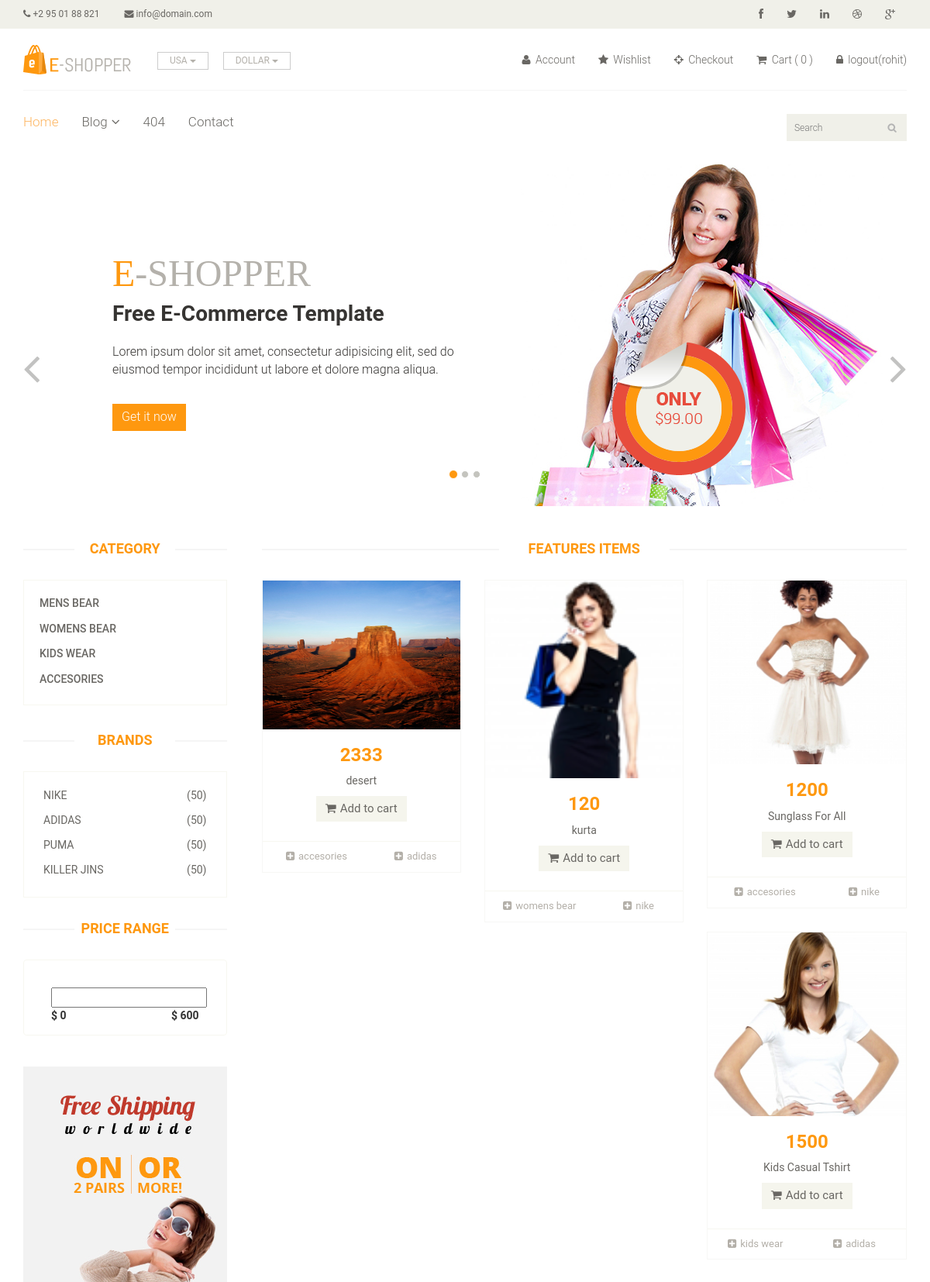
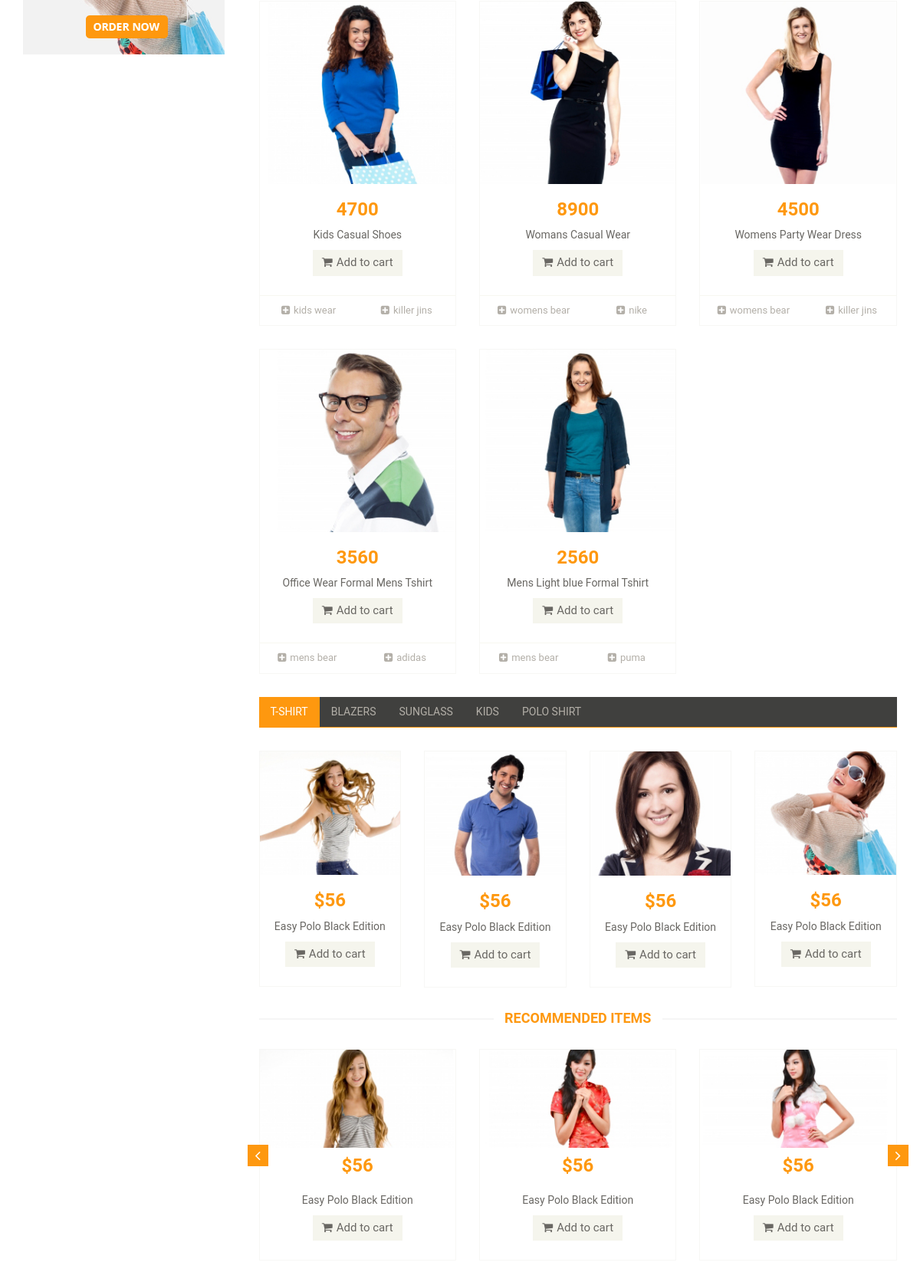
Screenshot of /project/index.php (signed in, upper part) with the database file from the repository (2 pictures, top to bottom).
### tables this page shows
CREATE TABLE `categories` (
  `ca_id` int(11) NOT NULL,
  `ca_name` varchar(100) NOT NULL,
  `ca_time` timestamp NOT NULL DEFAULT CURRENT_TIMESTAMP ON UPDATE CURRENT_TIMESTAMP
);

CREATE TABLE `brands` (
  `br_id` int(11) NOT NULL,
  `br_name` varchar(100) NOT NULL,
  `br_time` timestamp NOT NULL DEFAULT CURRENT_TIMESTAMP ON UPDATE CURRENT_TIMESTAMP
);

CREATE TABLE `products` (
  `pro_id` int(11) NOT NULL,
  `pro_name` varchar(100) DEFAULT NULL,
  `pro_price` decimal(8,2) DEFAULT NULL,
  `pro_discount` tinyint(4) DEFAULT NULL,
  `pro_description` longtext,
  `pro_caid` int(11) DEFAULT NULL,
  `pro_brid` int(11) DEFAULT NULL,
  `pro_path` text,
  `pro_time` timestamp NOT NULL DEFAULT CURRENT_TIMESTAMP ON UPDATE CURRENT_TIMESTAMP
);

### project/index.php (the view, shortened to what this page needs)
<?php
require_once 'header.php';
require_once 'slider.php';
 ?>
	<section>
		<div class="container">
			<div class="row">
				<div class="col-sm-3">
					<?php
require_once 'sidebar.php';
					 ?>
					</div>
				</div>
				<div class="col-sm-9 padding-right">
					<div class="features_items">
						<h2 class="title text-center">Features Items</h2>
<?php
$str ="select pro_id,pro_name,pro_price,pro_discount,pro_description,pro_path,br_name,ca_name from brands,categories,products where br_id=pro_brid and ca_id=pro_caid order by pro_id desc";
$res=mysqli_query($conn,$str) or die(mysqli_error($conn));
 if($res->num_rows>0):
 	while($ans=$res->fetch_array(MYSQLI_ASSOC)):
 ?>
						<div class="col-sm-4">
							<div class="product-image-wrapper">
								<div class="single-products">
										<div class="productinfo text-center">
<img src="<?php echo $ans['pro_path'];  ?>" alt="" />
<h2><?php echo round($ans['pro_price']) ;?></h2>
<p><?php echo $ans['pro_name']; ?></p>
											<a href="#" class="btn btn-default add-to-cart"><i class="fa fa-shopping-cart"></i>Add to cart</a>
										</div>
										<div class="product-overlay">
											<div class="overlay-content">
											</div>
										</div>
								</div>
								<div class="choose">
									<ul class="nav nav-pills nav-justified">
										<li><a href="#"><i class="fa fa-plus-square"></i><?php echo $ans['ca_name']; ?></a></li>
										<li><a href="#"><i class="fa fa-plus-square"></i><?php echo $ans['br_name']; ?></a></li>
									</ul>
								</div>
							</div>
						</div>
<?php
endwhile;
endif;
 ?>
					</div>
					<div class="category-tab">
						<div class="col-sm-12">
							<ul class="nav nav-tabs">
								<li class="active"><a href="#tshirt" data-toggle="tab">T-Shirt</a></li>
								<li><a href="#blazers" data-toggle="tab">Blazers</a></li>
								<li><a href="#sunglass" data-toggle="tab">Sunglass</a></li>
								<li><a href="#kids" data-toggle="tab">Kids</a></li>
								<li><a href="#poloshirt" data-toggle="tab">Polo shirt</a></li>
							</ul>
						</div>
						<div class="tab-content">
							<div class="tab-pane fade active in" id="tshirt" >
								<div class="col-sm-3">
									<div class="product-image-wrapper">
										<div class="single-products">
											<div class="productinfo text-center">
												<img src="images/home/gallery1.jpg" alt="" />
												<h2>$56</h2>
												<p>Easy Polo Black Edition</p>
												<a href="#" class="btn btn-default add-to-cart"><i class="fa fa-shopping-cart"></i>Add to cart</a>
											</div>
										</div>
									</div>
								</div>
								<div class="col-sm-3">
									<div class="product-image-wrapper">
										<div class="single-products">
											<div class="productinfo text-center">
												<img src="images/home/gallery2.jpg" alt="" />
												<h2>$56</h2>
												<p>Easy Polo Black Edition</p>
												<a href="#" class="btn btn-default add-to-cart"><i class="fa fa-shopping-cart"></i>Add to cart</a>
											</div>
										</div>
									</div>
								</div>
								<div class="col-sm-3">
									<div class="product-image-wrapper">
										<div class="single-products">
											<div class="productinfo text-center">
												<img src="images/home/gallery3.jpg" alt="" />
												<h2>$56</h2>
												<p>Easy Polo Black Edition</p>
												<a href="#" class="btn btn-default add-to-cart"><i class="fa fa-shopping-cart"></i>Add to cart</a>
											</div>
										</div>
									</div>
								</div>
								<div class="col-sm-3">
									<div class="product-image-wrapper">
										<div class="single-products">
											<div class="productinfo text-center">
												<img src="images/home/gallery4.jpg" alt="" />
												<h2>$56</h2>
												<p>Easy Polo Black Edition</p>
												<a href="#" class="btn btn-default add-to-cart"><i class="fa fa-shopping-cart"></i>Add to cart</a>
											</div>
										</div>
									</div>
								</div>
							</div>
						</div>
					</div>
					<div class="recommended_items">
						<h2 class="title text-center">recommended items</h2>
						<div id="recommended-item-carousel" class="carousel slide" data-ride="carousel">
							<div class="carousel-inner">
								<div class="item active">
									<div class="col-sm-4">
										<div class="product-image-wrapper">
											<div class="single-products">
												<div class="productinfo text-center">
													<img src="images/home/recommend1.jpg" alt="" />
													<h2>$56</h2>
													<p>Easy Polo Black Edition</p>
													<a href="#" class="btn btn-default add-to-cart"><i class="fa fa-shopping-cart"></i>Add to cart</a>
												</div>
											</div>
										</div>
									</div>
									<div class="col-sm-4">
										<div class="product-image-wrapper">
											<div class="single-products">
												<div class="productinfo text-center">
													<img src="images/home/recommend2.jpg" alt="" />
													<h2>$56</h2>
													<p>Easy Polo Black Edition</p>
													<a href="#" class="btn btn-default add-to-cart"><i class="fa fa-shopping-cart"></i>Add to cart</a>
												</div>
											</div>
										</div>
									</div>
									<div class="col-sm-4">
										<div class="product-image-wrapper">
											<div class="single-products">
												<div class="productinfo text-center">
													<img src="images/home/recommend3.jpg" alt="" />
													<h2>$56</h2>
													<p>Easy Polo Black Edition</p>
													<a href="#" class="btn btn-default add-to-cart"><i class="fa fa-shopping-cart"></i>Add to cart</a>
												</div>
											</div>
										</div>
									</div>
								</div>
							</div>
							 <a class="left recommended-item-control" href="#recommended-item-carousel" data-slide="prev">
								<i class="fa fa-angle-left"></i>
							  </a>
							  <a class="right recommended-item-control" href="#recommended-item-carousel" data-slide="next">
								<i class="fa fa-angle-right"></i>
							  </a>
						</div>
					</div>
				</div>
			</div>
		</div>
	</section>
	<?php
require_once 'footer.php';
	 ?>

### project/sidebar.php
<div class="left-sidebar">
						<h2>Category</h2>
						<div class="panel-group category-products" id="accordian">
<?php
$str= "select ca_id,ca_name from categories";
$res= mysqli_query($conn,$str) or die(mysqli_error($conn));
if($res->num_rows>0):
while($ans=$res->fetch_array(MYSQLI_ASSOC)):
?>
<div class="panel panel-default">
<div class="panel-heading">
<h4 class="panel-title"><a href="category-wise-product.php?catid=<?php echo $ans['ca_id'] ?>">
<?php
echo $ans['ca_name'];
 ?>
</a></h4>
</div>
</div>
		<?php
endwhile;
endif;
?>
						</div>
						<div class="brands_products">
							<h2>Brands</h2>
							<div class="brands-name">
								<ul class="nav nav-pills nav-stacked">
<?php
$str= "select br_id,br_name from brands";
$res= mysqli_query($conn,$str) or die(mysqli_error($conn));
if($res->num_rows>0):
while($ans=$res->fetch_array(MYSQLI_ASSOC)):
?>
				<li><a href="#" class="filter_brand" for="<?php echo $ans['br_id']; ?>"> <span class="pull-right">(50)</span>
<?php
echo $ans['br_name'];
 ?>
				</a></li>
<?php
endwhile;
endif;
?>
								</ul>
							</div>
						</div>
						<div class="price-range">
							<h2>Price Range</h2>
							<div class="well text-center">
								 <input type="text" class="span2" value="" data-slider-min="0" data-slider-max="600" data-slider-step="5" data-slider-value="[250,450]" id="sl2" ><br />
								 <b class="pull-left">$ 0</b> <b class="pull-right">$ 600</b>
							</div>
						</div>
						<div class="shipping text-center">
							<img src="images/home/shipping.jpg" alt="" />
						</div>

### rows the page displays
categories: ca_name "MENS BEAR"
categories: ca_name "WOMENS BEAR"
categories: ca_name "KIDS WEAR"
categories: ca_name "ACCESORIES"
brands: br_name "NIKE", products.pro_path (picture), products.pro_price "120", products.pro_name "kurta", categories.ca_name "womens bear", br_name "nike", products.pro_price "1200", products.pro_name "Sunglass For All", categories.ca_name "accesories", products.pro_price "8900", products.pro_name "Womans Casual Wear"
brands: br_name "ADIDAS", products.pro_path (picture), products.pro_price "2333", products.pro_name "desert", categories.ca_name "accesories", br_name "adidas", products.pro_price "1500", products.pro_name "Kids Casual Tshirt", categories.ca_name "kids wear", products.pro_price "3560", products.pro_name "Office Wear Formal Mens Tshirt", categories.ca_name "mens bear"
brands: br_name "PUMA", products.pro_path (picture), products.pro_price "2560", products.pro_name "Mens Light blue Formal Tshirt", categories.ca_name "mens bear", br_name "puma"
brands: br_name "KILLER JINS", products.pro_path (picture), products.pro_price "4700", products.pro_name "Kids Casual Shoes", categories.ca_name "kids wear", br_name "killer jins", products.pro_price "4500", products.pro_name "Womens Party Wear Dress", categories.ca_name "womens bear"

### other values shown
$_SESSION['log_name'] "rohit"
